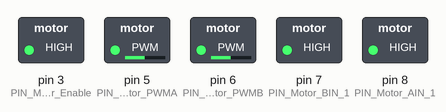
Simulated run of this sketch. Board: Arduino Uno, built with avr-gcc and run on an emulated ATmega328P. Shown: switched loads named in the sketch (green lamp = pin HIGH).

Above: at 0.05 s.
At 3.65 s:
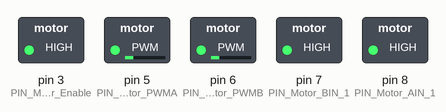
At 7.3 s:
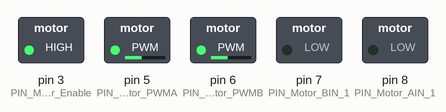
At 10.9 s:
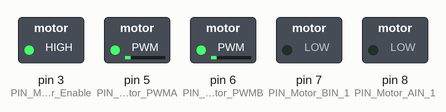
At 12.7 s:
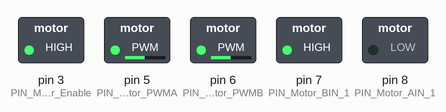
At 14.55 s:
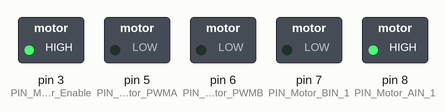
Timing chart, 0 to 19.0 s (numbered marks = the images above):
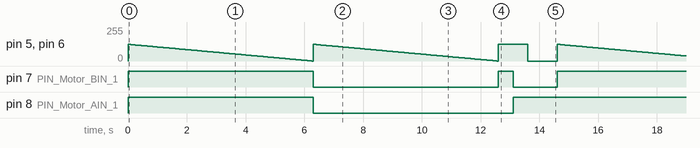

Measured:
- by itself, pin 5 (PIN_Motor_PWMA), pin 6 (PIN_Motor_PWMB): moves between 0/255 and 125/255, repeating every 14.6 s
- by itself, pin 7 (PIN_Motor_BIN_1): repeats every 14.6 s: LOW 6.3 s, HIGH 0.50 s, LOW 1.5 s, HIGH 6.3 s
- by itself, pin 8 (PIN_Motor_AIN_1): repeats every 14.6 s: LOW 6.8 s, HIGH 7.8 s

The sketch:

Chassis_A1.ino
```cpp
// The University of the West Indies
// ELET3440
// Abegail McCalla (620157646)
// Chassis Assignment 1

#include <avr/wdt.h>
#include <arduino.h>
#define PIN_Motor_PWMA 5
#define PIN_Motor_PWMB 6
#define PIN_Motor_AIN_1 8
#define PIN_Motor_BIN_1 7
#define PIN_Motor_Enable 3  // Define the enable pin
#define speed_Max 255
#define speed_Reg 125
#define trigPin 13
#define echoPin 12
int mode = 0;
float distance = 0.0;

void setup() {
  // Initialize motor control pins
  pinMode(PIN_Motor_PWMA, OUTPUT);
  pinMode(PIN_Motor_PWMB, OUTPUT);
  pinMode(PIN_Motor_AIN_1, OUTPUT);
  pinMode(PIN_Motor_BIN_1, OUTPUT);
  pinMode(PIN_Motor_Enable, OUTPUT); // Set the enable pin as output
  Serial.begin(9600);
  // Enable the motors
  digitalWrite(PIN_Motor_Enable, HIGH);

  //Radar
  pinMode(trigPin, OUTPUT);
  pinMode(echoPin, INPUT);
}

// Mode 5: Stop
void motorStop() {
  analogWrite(PIN_Motor_PWMA, 0);
  analogWrite(PIN_Motor_PWMB, 0);
}

void stop_10cm (){
  digitalWrite(trigPin, LOW);
  delayMicroseconds(2);

  digitalWrite(trigPin, HIGH);
  delayMicroseconds(10);
  digitalWrite(trigPin, LOW);
  unsigned long duration = pulseIn(echoPin, HIGH, 80000);
  distance = duration * 0.0343 / 2;
  if (distance <= 10)
  {
    motorStop();
  	//delay(5000);
  }
}

// Mode 1: Move forward
void moveForward(int speed) {
  for (speed = speed; speed >= 0; speed--) {
    digitalWrite(PIN_Motor_AIN_1, HIGH);
    analogWrite(PIN_Motor_PWMA, speed); // Adjust left motor speed
    digitalWrite(PIN_Motor_BIN_1, HIGH);
    analogWrite(PIN_Motor_PWMB, speed); // Adjust right motor speed
    //stop_10cm();
    delay(50); // Pause briefly to make the reduction gradual
  }

  // digitalWrite(PIN_Motor_AIN_1, HIGH);
  // analogWrite(PIN_Motor_PWMA, speed); // Set left motor speed
  // digitalWrite(PIN_Motor_BIN_1, HIGH);
  // analogWrite(PIN_Motor_PWMB, speed); // Set right motor speed
  // delay(3000);
}

// Mode 2: Move back
void moveBack(int speed) {
  for (speed = speed; speed >= 0; speed--) {
    digitalWrite(PIN_Motor_AIN_1, LOW);
    analogWrite(PIN_Motor_PWMA, speed); // Adjust left motor speed
    digitalWrite(PIN_Motor_BIN_1, LOW);
    analogWrite(PIN_Motor_PWMB, speed); // Adjust right motor speed
    delay(50); // Pause briefly to make the reduction gradual
  }

  // digitalWrite(PIN_Motor_AIN_1, LOW);
  // analogWrite(PIN_Motor_PWMA, speed);
  // digitalWrite(PIN_Motor_BIN_1, LOW);
  // analogWrite(PIN_Motor_PWMB, speed);
  // delay(3000);
}

// Mode 3: Move left
void turnLeft(int speed) {
  digitalWrite(PIN_Motor_AIN_1, LOW);
  analogWrite(PIN_Motor_PWMA, speed);
  digitalWrite(PIN_Motor_BIN_1, HIGH);
  analogWrite(PIN_Motor_PWMB, speed);
  delay(500);
}

// Mode 4: Move right
void turnRight(int speed) {
  digitalWrite(PIN_Motor_AIN_1, HIGH);
  analogWrite(PIN_Motor_PWMA, speed);
  digitalWrite(PIN_Motor_BIN_1, LOW);
  analogWrite(PIN_Motor_PWMB, speed);
  delay(500);
}

void loop() {
  // A == LEFT, B == RIGHT, HIGH == Forward, LOW == Back

  // // Move right forward
  // digitalWrite(PIN_Motor_AIN_1, HIGH);
  // analogWrite(PIN_Motor_PWMA, speed_Reg/2);
  // digitalWrite(PIN_Motor_BIN_1, HIGH);
  // analogWrite(PIN_Motor_PWMB, speed_Reg);
  // delay(3000);

  // // Move left back
  // digitalWrite(PIN_Motor_AIN_1, LOW);
  // analogWrite(PIN_Motor_PWMA, speed_Reg);
  // digitalWrite(PIN_Motor_BIN_1, LOW);
  // analogWrite(PIN_Motor_PWMB, speed_Reg/2);
  // delay(3000);

  // // Move left forward
  // digitalWrite(PIN_Motor_AIN_1, HIGH);
  // analogWrite(PIN_Motor_PWMA, speed_Reg);
  // digitalWrite(PIN_Motor_BIN_1, HIGH);
  // analogWrite(PIN_Motor_PWMB, speed_Reg/2);
  // delay(3000);

  // // Move right back
  // digitalWrite(PIN_Motor_AIN_1, LOW);
  // analogWrite(PIN_Motor_PWMA, speed_Reg/2);
  // digitalWrite(PIN_Motor_BIN_1, LOW);
  // analogWrite(PIN_Motor_PWMB, speed_Reg);
  // delay(3000);

  // mode = random(0, 5); // Simulating button states (0 to 4)
  if (mode < 5){
    mode++;
  }
  else{
    mode = 0;
  }


  switch (mode) {
    case 1:
      moveForward(speed_Reg);
      break;
    case 2:
      moveBack(speed_Reg);
      break;
    case 3:
      turnLeft(speed_Reg);
      break;
    case 4:
      turnRight(speed_Reg);
      break;
    case 5:
      motorStop();
      delay(1000);
      break;
  }
}
```
